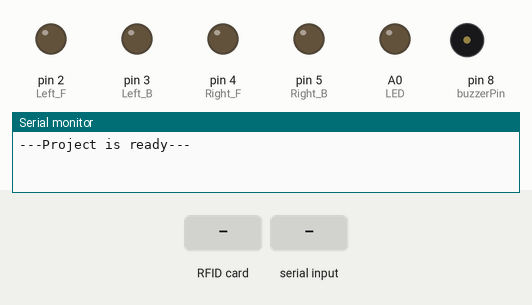
A sketch run on a simulated Arduino Uno, built with avr-gcc and run on an emulated ATmega328P. On the bench: output pins drawn as LEDs (lit = HIGH), buzzer (waves = sounding), the last lines printed to the serial monitor. Dashed ring = blinking. The test bench sets the inputs (shaded band). Pins used as bus, display or sensor lines are not drawn.

Above: at 1.2 s.
1.3 s: RFID card 5E 7A 19 C4 held to the reader
At 1.81 s:
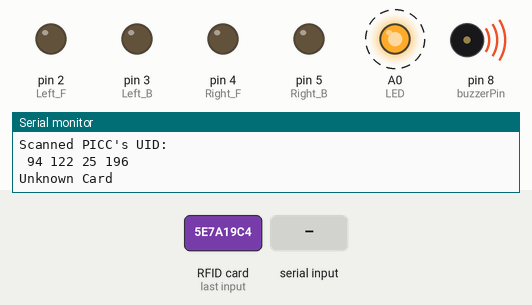
4.3 s: "m" received over the second serial link
At 4.9 s:
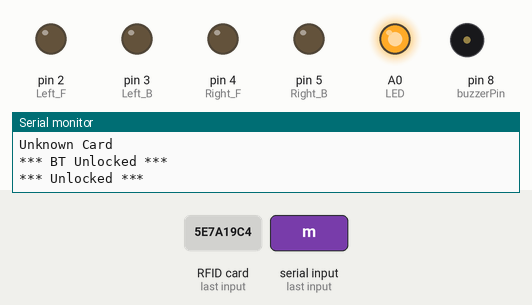
6.6 s: "f" received over the second serial link
At 7.6 s:
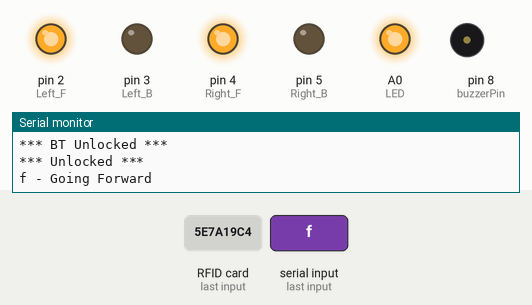
8.2 s: "n" received over the second serial link
At 9.9 s:
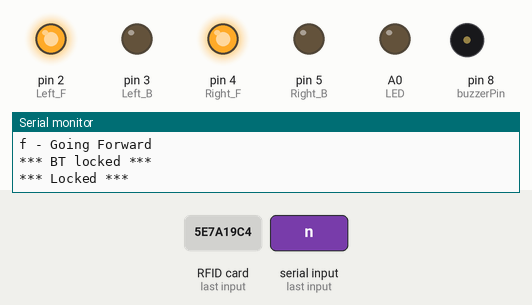
10.4 s: "b" received over the second serial link
At 11.2 s:
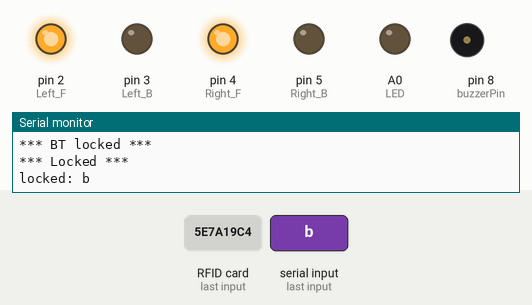
Timing chart, 0 to 13.0 s (numbered marks = the images above; inputs shaded):
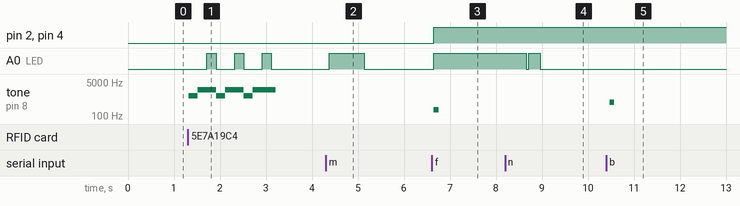

The sketch:

car-merge.ino
```cpp
#include <SPI.h>
#include <MFRC522.h>
#include <SoftwareSerial.h>

// RFID setup
#define SS_PIN 10 // SDA
#define RST_PIN 9 // RST
MFRC522 rfid(SS_PIN, RST_PIN);
MFRC522::MIFARE_Key key;
int unlockCode[] = {67, 109, 178, 14}; // Stored UID (Unlock Card)
int lockCode[] = {147, 237, 3, 23};    // Stored UID (Lock Card)
int buzzerPin = 8;
int LED = A0;

// Bluetooth setup
SoftwareSerial BT(6, 7); // TX, RX respectively
String readdata;

// Car control pins
#define Left_F 2
#define Left_B 3
#define Right_F 4
#define Right_B 5

bool carUnlocked = false; // Flag to check if the car is unlocked

void setup()
{
    Serial.begin(9600);
    SPI.begin();
    rfid.PCD_Init();
    BT.begin(9600);
    pinMode(buzzerPin, OUTPUT);
    pinMode(LED, OUTPUT);
    pinMode(Left_F, OUTPUT);
    pinMode(Left_B, OUTPUT);
    pinMode(Right_F, OUTPUT);
    pinMode(Right_B, OUTPUT);
    Serial.println("---Project is ready---\n");
}

void loop()
{
    if (rfid.PICC_IsNewCardPresent())
    {
        readRFID();
    }
    controlCar(); // Always call controlCar to read Bluetooth input
    delay(100);
}

void readRFID()
{
    rfid.PICC_ReadCardSerial();
    Serial.print(F("\nPICC type: "));
    MFRC522::PICC_Type piccType = rfid.PICC_GetType(rfid.uid.sak);
    Serial.println(rfid.PICC_GetTypeName(piccType));

    Serial.println("Scanned PICC's UID:");
    printDec(rfid.uid.uidByte, rfid.uid.size);

    if (isCardMatch(rfid.uid.uidByte, unlockCode))
    {
        if (carUnlocked)
        {
            indicateAlreadyUnlocked();
        }
        else
        {
            indicateSuccess();
        }
    }
    else if (isCardMatch(rfid.uid.uidByte, lockCode))
    {
        if (carUnlocked)
        {
            indicateLock();
        }
        else
        {
            indicateAlreadyLocked();
        }
    }
    else
    {
        Serial.println("\nUnknown Card");
        UnknownCard();
    }

    rfid.PICC_HaltA();
    rfid.PCD_StopCrypto1();
}

bool isCardMatch(byte *card, int *code)
{
    for (int i = 0; i < 4; i++)
    {
        if (int(card[i]) != code[i])
        {
            return false;
        }
    }
    return true;
}

void UnknownCard()
{
    for (int i = 0; i < 3; i++)
    {
        digitalWrite(LED, HIGH);
        tone(buzzerPin, 1000, 500);
        digitalWrite(LED, LOW);
        delay(200);
        digitalWrite(LED, HIGH);
        tone(buzzerPin, 2000, 500);
        digitalWrite(LED, LOW);
        delay(200);
        digitalWrite(LED, HIGH);
        delay(200);
        digitalWrite(LED, LOW);
    }
}

void indicateSuccess()
{
    readdata = "";
    Serial.println("\n*** Unlocked ***\n");
    carUnlocked = true;
    digitalWrite(LED, HIGH);
    for (unsigned char i = 0; i < 80; i++)
    {
        digitalWrite(buzzerPin, HIGH);
        delay(1);
        digitalWrite(buzzerPin, LOW);
        delay(1);
    }
    for (unsigned char i = 0; i < 100; i++)
    {
        digitalWrite(buzzerPin, HIGH);
        delay(2);
        digitalWrite(buzzerPin, LOW);
        delay(2);
    }
    delay(200);
    digitalWrite(LED, LOW);
}

void indicateLock()
{
    readdata = "";
    Serial.println("\n*** Locked ***\n");
    carUnlocked = false;
    digitalWrite(LED, HIGH);
    for (unsigned char i = 0; i < 80; i++)
    {
        digitalWrite(buzzerPin, HIGH);
        delay(2);
        digitalWrite(buzzerPin, LOW);
        delay(2);
    }
    delay(50);
    digitalWrite(LED, LOW);
    delay(50);
    digitalWrite(LED, HIGH);
    for (unsigned char i = 0; i < 100; i++)
    {
        digitalWrite(buzzerPin, HIGH);
        delay(1);
        digitalWrite(buzzerPin, LOW);
        delay(1);
    }
    delay(50);
    digitalWrite(LED, LOW);
}

void indicateAlreadyLocked()
{
    readdata = "";
    digitalWrite(LED, HIGH);
    Serial.println("\n*** Already locked ***");
    tone(buzzerPin, 500, 300);
    delay(100);
    digitalWrite(LED, LOW);
    delay(50);
    digitalWrite(LED, HIGH);
    tone(buzzerPin, 500, 300);
    delay(100);
    digitalWrite(LED, LOW);
}

void indicateAlreadyUnlocked()
{
    readdata = "";
    digitalWrite(LED, HIGH);
    Serial.println("\n*** Already Unlocked ***");
    tone(buzzerPin, 1000, 300);
    delay(500);
    digitalWrite(LED, LOW);
}

void printDec(byte *buffer, byte bufferSize)
{
    for (byte i = 0; i < bufferSize; i++)
    {
        Serial.print(buffer[i] < 0x10 ? " 0" : " ");
        Serial.print(buffer[i], DEC);
    }
    Serial.println();
}

void controlCar()
{
    if (BT.available())
    {
        delay(10);
        char c = BT.read();
        readdata = c;

        if (readdata == "m") // unlock car
        {
            if (!carUnlocked)
            {
                Serial.println("\n*** BT Unlocked ***");
                indicateSuccess();
                return;
            }
            else
            {
                indicateAlreadyUnlocked();
                return;
            }
        }
        if (readdata == "n") // lock car
        {
            if (carUnlocked)
            {
                Serial.println("\n*** BT locked ***");
                indicateLock();
                return;
            }
            else
            {
                indicateAlreadyLocked();
                return;
            }
        }

        if (readdata.length() > 0 && !carUnlocked)
        {
            Serial.print("locked: ");
            Serial.println(readdata);
            tone(buzzerPin, 2100, 100); // play 2100Hz tone for 100ms
            tone(buzzerPin, 500, 100);  // play 500Hz tone for 100ms
            readdata = "";
            return;
        }
    }

    if (readdata.length() > 0)
    {
        Serial.print(readdata);

        if (readdata == "f") // front
        {
            digitalWrite(LED, HIGH);
            tone(buzzerPin, 1500, 100); // play 1500Hz tone for 100ms
            tone(buzzerPin, 200, 100);  // play 200Hz tone for 100ms
            digitalWrite(Left_F, HIGH);
            digitalWrite(Left_B, LOW);
            digitalWrite(Right_F, HIGH);
            digitalWrite(Right_B, LOW);
            Serial.print(" - Going Forward");
        }
        else if (readdata == "b") // back
        {
            digitalWrite(LED, HIGH);
            tone(buzzerPin, 1500, 100); // play 1500Hz tone for 100ms
            tone(buzzerPin, 200, 100);  // play 200Hz tone for 100ms
            digitalWrite(Left_F, LOW);
            digitalWrite(Left_B, HIGH);
            digitalWrite(Right_F, LOW);
            digitalWrite(Right_B, HIGH);
            Serial.print(" - Going Backward");
        }
        else if (readdata == "l") // left
        {
            digitalWrite(LED, HIGH);
            tone(buzzerPin, 1500, 100); // play 1500Hz tone for 100ms
            tone(buzzerPin, 200, 100);  // play 200Hz tone for 100ms
            digitalWrite(Left_F, LOW);
            digitalWrite(Left_B, LOW);
            digitalWrite(Right_F, HIGH);
            digitalWrite(Right_B, LOW);
            Serial.print(" - Going Left");
        }
        else if (readdata == "r") // right
        {
            digitalWrite(LED, HIGH);
            tone(buzzerPin, 1500, 100); // play 1500Hz tone for 100ms
            tone(buzzerPin, 200, 100);  // play 200Hz tone for 100ms
            digitalWrite(Left_F, HIGH);
            digitalWrite(Left_B, LOW);
            digitalWrite(Right_F, LOW);
            digitalWrite(Right_B, LOW);
            Serial.print(" - Going Right");
        }
        else if (readdata == "x")
        {
            digitalWrite(LED, LOW);
            tone(buzzerPin, 1500, 100); // play 1500Hz tone for 100ms
            tone(buzzerPin, 200, 100);  // play 200Hz tone for 100ms
            stop();
        }

        readdata = "";
        Serial.println();
        // Serial.println("***Memory Cleared***\n");
    }
}

void stop()
{
    digitalWrite(Left_F, LOW);
    digitalWrite(Left_B, LOW);
    digitalWrite(Right_F, LOW);
    digitalWrite(Right_B, LOW);
    Serial.println(" - Stopping");
    // delay(100);
}
```

Measured:
- after the input at 1.3 s, A0 (LED): alternates HIGH for 0.20 s and LOW for 0.40 s, 6 changes in all, then stays LOW, starting after 0.42 s; tone on pin 8 (buzzerPin): plays 1000 Hz for 0.20 s, 2000 Hz for 0.40 s, 1000 Hz for 0.20 s, 2000 Hz for 0.40 s, 1000 Hz for 0.20 s, 2000 Hz for 0.50 s, starting at once
- after the input at 4.3 s, A0 (LED): LOW → HIGH after 0.08 s, → LOW 0.76 s later
- after the input at 6.6 s, pin 2 (Left_F), pin 4 (Right_F), A0 (LED): LOW → HIGH after 0.05 s; tone on pin 8 (buzzerPin): silent → 200 Hz after 0.05 s, → silent 0.10 s later
- after the input at 8.2 s, A0 (LED): HIGH → LOW after 0.46 s, → HIGH 0.05 s later, → LOW 0.25 s later
- after the input at 10.4 s, tone on pin 8 (buzzerPin): silent → 500 Hz after 0.07 s, → silent 0.10 s later
